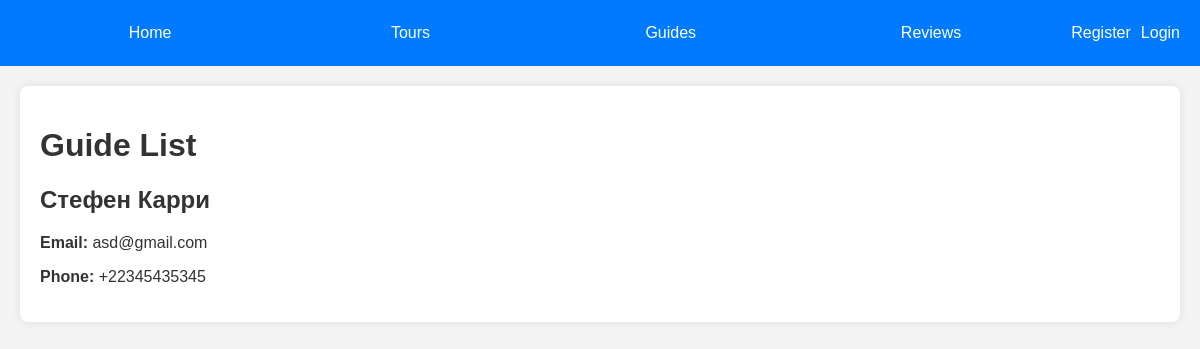
The page /tours/guides/ on the database as committed earlier.
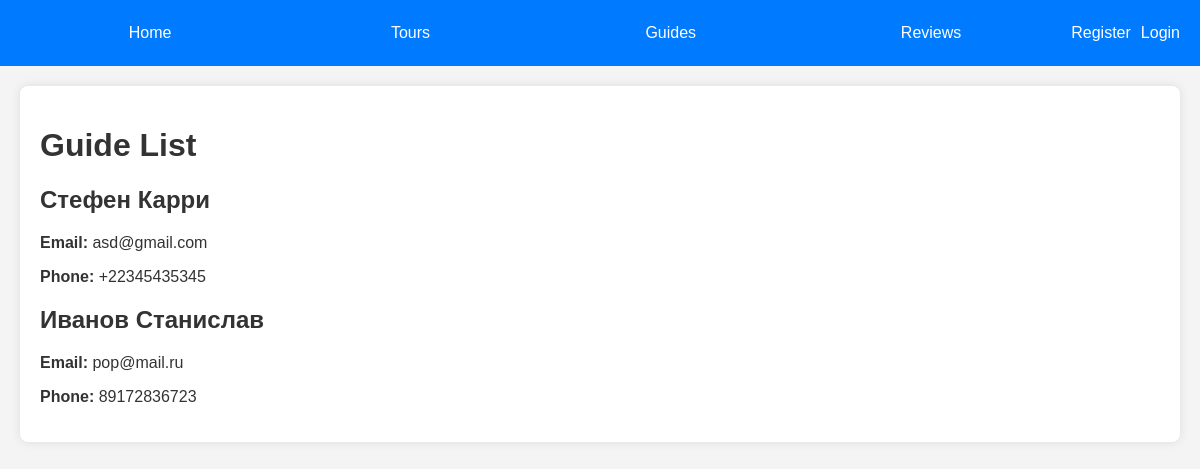
The same page on the database as committed later.
### tours/models.py (models this page shows, shortened)
class Guide(models.Model):
    first_name = models.CharField(max_length = 30)
    last_name = models.CharField(max_length=30)
    language = models.CharField(max_length=30)
    email = models.EmailField(unique=True)
    phone = models.CharField(max_length=15)

### tours/views.py (the view)
# urls.py: path('guides/', views.guide_list, name='guide_list'),
def guide_list(request):
    guides = Guide.objects.all()
    return render(request, 'guides/guide_list.html', {'guides': guides})

### tours/templates/guides/guide_list.html (shortened to what this page needs)
{% extends 'base.html' %}
{% block content %}
    <h1>Guide List</h1>
    <div class="guide-list">
        {% for guide in guides %}
            <div class="guide-item">
                <h2>{{ guide.first_name }} {{ guide.last_name }}</h2>
                <p><strong>Email:</strong> {{ guide.email }}</p>
                <p><strong>Phone:</strong> {{ guide.phone }}</p>
            </div>
        {% endfor %}
    </div>
{% endblock %}

Rows that differ between the two databases and show on the page:
added Guide: first_name "Иванов", last_name "Станислав", email "pop@mail.ru", phone "89172836723"
